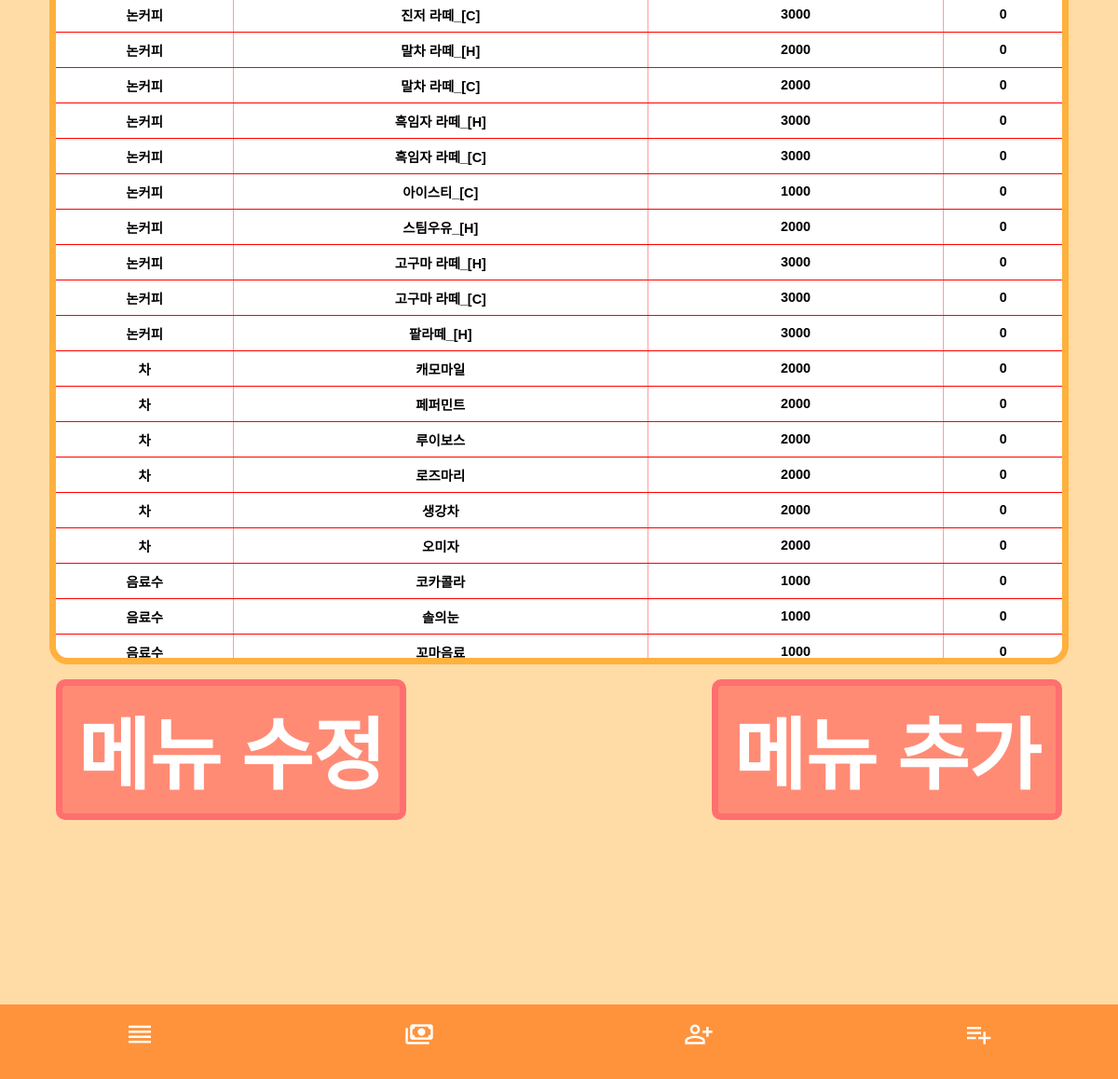
/Menu_list/ (lower part), run on an earlier commit of the app's database.
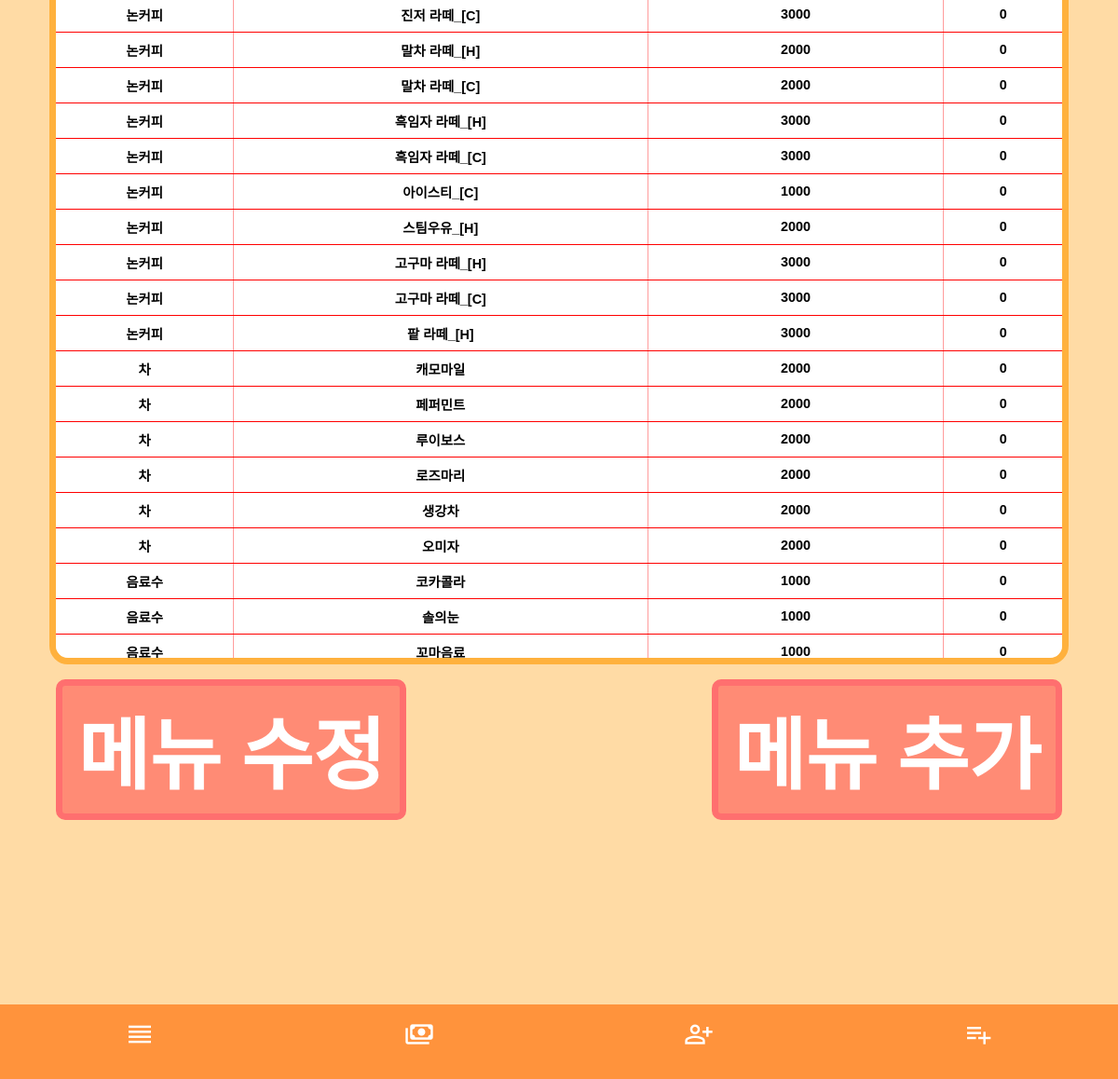
And on a later commit of the database.
### main/models.py (models this page shows, shortened)
class CafeMenu(models.Model):
    category = models.CharField(max_length=255)
    deg = models.CharField(max_length=255)
    en = models.CharField(max_length=255)
    name = models.CharField(max_length=255)
    price = models.DecimalField(max_digits=10, decimal_places=0)
    img = models.CharField(max_length=255)
    options = models.CharField(max_length=255, default='')
    shot = models.DecimalField(max_digits=10, decimal_places=0, null=True)
    deg_num = models.DecimalField(max_digits=10, decimal_places=0, null=True)

### main/views.py (the view)
# urls.py: path('Menu_list/', MenuList.as_view()),
class MenuList(APIView):
    def get(self, request):
        today = timezone.now().date()
        menu_list = CafeMenu.objects.all().order_by('id')
        cafeoption = CafeOption.objects.all()
        context = {
            'today': today,
            'menu_list': menu_list,
            'cafeoption': cafeoption,
        }
        return render(request, 'main/menu_list.html', context)

### templates/main/menu_list.html (shortened to what this page needs)
<!DOCTYPE html>
<html lang="en">
<head>
    {% load static %}
    {% load humanize %}
    <link rel="stylesheet" type="text/css" href="{% static 'menu_list/menu_list.css' %}">
</head>
<body>
<div class="menu-list-content">
    <div class="menu-list-container-view">
        <table>
            <tbody>
            {% for list in menu_list %}
            <tr>
                <td class="menu-category">
                    {{ list.category }}
                </td>
                <td class="menu-name">
                    {{ list.name }}
                </td>
                <td class="menu-price">
                    {{ list.price }}
                </td>
                <td class="menu-shot">
                    {{ list.shot }}
                </td>
            </tr>
            {% endfor %}
            </tbody>
        </table>
    </div>
    <div class="menu-main-select-btn">
        <div class="select-btn edit-btn" onclick="menu_edit()">메뉴 수정</div>
        <div class="select-btn add-btn" onclick="menu_add()">메뉴 추가</div>
    </div>
</div>
</body>
<footer>
    <a class="material-symbols-outlined footer-icon" href="/manager" style="text-decoration: none;">reorder</a>
    <a class="material-symbols-outlined footer-icon" href="/PointExamine">payments</a>
    <a class="material-symbols-outlined footer-icon" href="/Client_list">person_add</a>
    <a class="material-symbols-outlined footer-icon" href="/Menu_list">playlist_add</a>
</footer>
</html>

What changed in the data, as far as the page shows it:
changed CafeMenu: name "팥라떼_[H]" → "팥 라떼_[H]"
